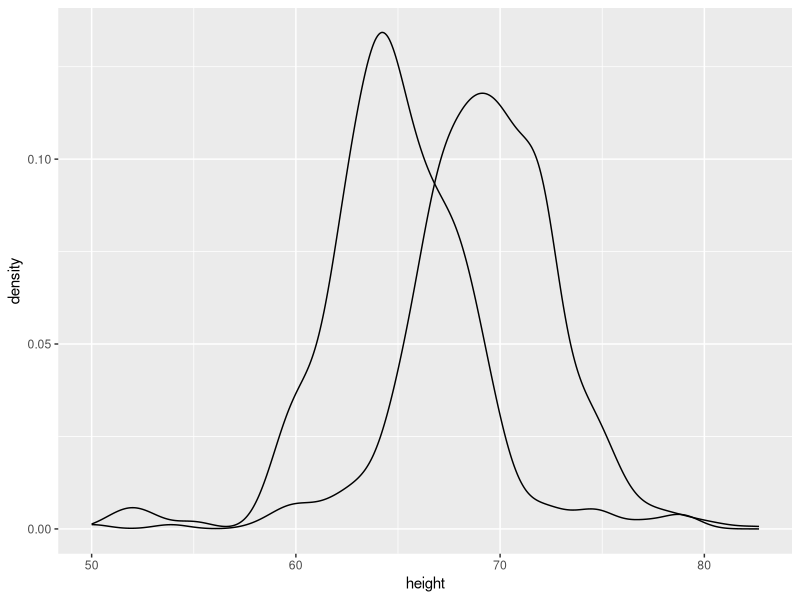

Reproduce this figure in R.
## Cargamos las librerías y seleccionamos los datos
library(dplyr)
library(ggplot2)
library(dslabs)
data(heights)

# creamos el gráfico con males y females
heights %>% ggplot(aes(height, group = sex)) +
    geom_density() # agregamos la capa del gráfico de densidad
